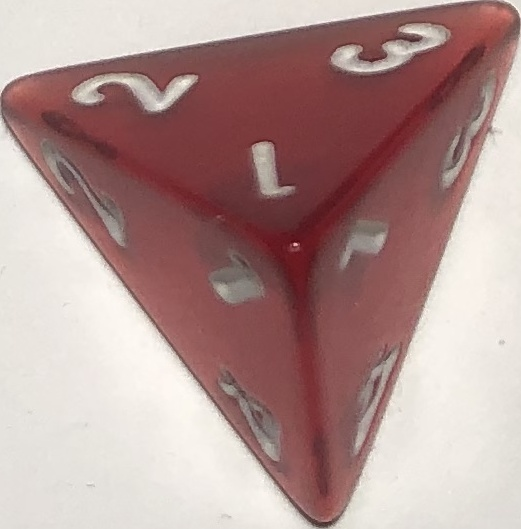
#> input picture gen/die1.jpg, 521 x 529 px, given in place of dice-set-roll.avi, which was not available
$ python recognize-die-number_test.py   (older library calls are emulated)
#> lines starting #> are read from the running program, lines starting #| are printed output that depends on the picture; after the words box and inside, x2 and y2 are one past the last pixel; in counts of white or black regions, pixels touching at a corner belong together; pictures that were not available may be replaced by others from this repository, and a replacement may not be noted
import cv2
import numpy as np
from sklearn import cluster

THRESHOLD = 75


# Set up blob detector
params = cv2.SimpleBlobDetector_Params()

params.filterByInertia
params.minInertiaRatio = 0.6

detector = cv2.SimpleBlobDetector_create(params)

# [64 lines left out: functions get_blobs, get_dice_from_blobs, overlay_info, not called in this run]


def find_bounds(frame):
    contours, hierarchy = cv2.findContours(frame, cv2.RETR_TREE, cv2.CHAIN_APPROX_SIMPLE)

    dice_rects = 0

    for contour in contours:
        rect = cv2.minAreaRect(contour)
        (x, y), (w, h), angle = rect

        # if w != 0 and h != 0:
        #     aspect = abs(w/h)
        #     if aspect < 1:
        box = cv2.boxPoints(rect)
        box = np.int0(box)
        frame = cv2.drawContours(frame, [box], 0, (0, 0, 255), 2)

    return frame, dice_rects


def extract_dice(frame):
    pass


def get_die_number(die):
    pass


# Initialize video feed
TEST_VIDS = [
    '../images/dice-set-roll.avi',
    '../images/dice-set-roll-1.avi',
    '../images/dice-set-roll-2.avi',
    '../images/dice-set-roll-3.avi',
    '../images/dice-set-roll-4.avi',
]

TEST_PICS = [
    '../images/dice-set-top.jpg',
    '../images/dice-set-top-flash.jpg',
    '../images/dice-set-bottom.jpg',
    '../images/dice-set-bottom-flash.jpg',
]


cap = cv2.VideoCapture(TEST_VIDS[0])
THRESHOLD = 100
while True:
    # Grab the latest image from video feed
    ret, frame = cap.read()
#> frame is the input picture: shape (529, 521, 3); mean B, G, R 146.6, 149.5, 178.6


    if not ret:
        THRESHOLD = int(input('Threshold: '))
        cap.set(cv2.CAP_PROP_POS_FRAMES, 0)
        ret, frame = cap.read()

    frame_blurred = cv2.medianBlur(frame, 3)
    frame_gray = cv2.cvtColor(frame_blurred, cv2.COLOR_BGR2GRAY)
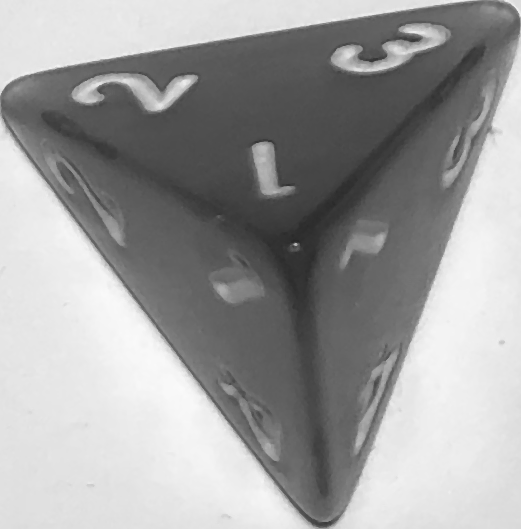
#> frame_gray: shape (529, 521); min 38, max 250, mean 157.9

    ret, frame_thresh = cv2.threshold(frame_gray, THRESHOLD, 255, cv2.THRESH_BINARY)
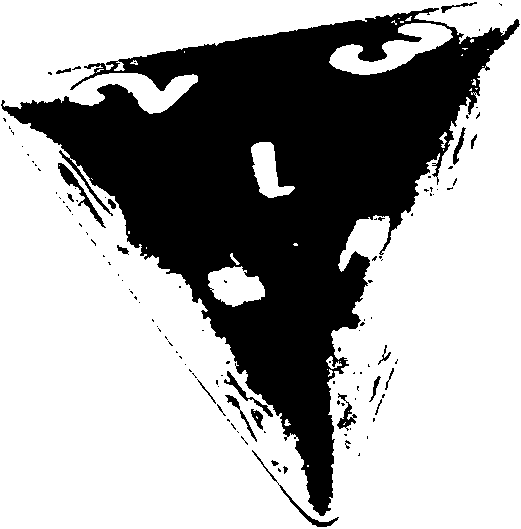
#> frame_thresh: shape (529, 521); 65.2% white; 119 black regions (96 under 20 px), largest, box (x1, y1, x2, y2) and area: (1, 8, 520, 516) 92884, (58, 163, 106, 228) 466, (252, 450, 339, 527) 339
#> ret = 100
    frame_edges = cv2.Canny(frame_thresh, 80, 230)
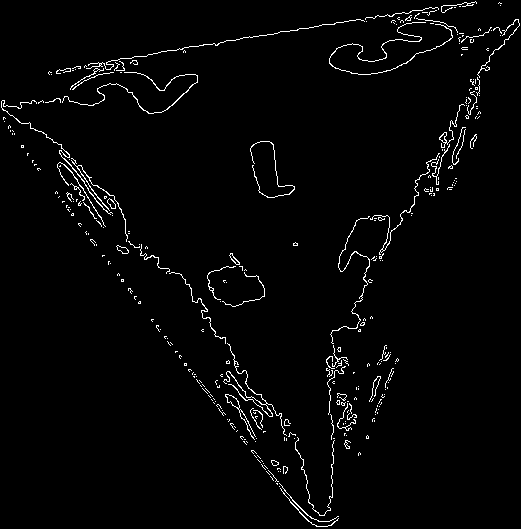
#> frame_edges: shape (529, 521); 2.3% white in thin lines or dots
    frame_bounds, num_dice = find_bounds(frame_thresh)
#> in find_bounds, `contours, hierarchy = cv2.findContours(frame, cv2.RETR_TREE, cv2.CHAIN..`: contours = 198 contours, 157 with area under 20; largest, box (x1, y1, x2, y2) and area: (0, 0, 521, 529) 274560, (0, 7, 521, 517) 99956, (329, 23, 453, 75) 2608, (208, 266, 265, 307) 1518, (251, 142, 295, 198) 1193
#> the loop in find_bounds, `for contour in contours:` made 198 passes
#> (x, y, w, h, angle, box) on passes 2, 3, 5: (304.1, 509, 20.44, 68.96, -61.11, [[329, 534], [269, 501], [278, 483], [339, 516]]), (278, 483.5, 2.12, 2.12, -45, [[278, 485], [276, 483], [278, 482], [279, 483]]), (278.8, 469.8, 2.83, 4.95, -45, [[279, 472], [276, 469], [278, 467], [281, 470]])
#> pass 1, in find_bounds, `frame = cv2.drawContours(frame, [box], 0, (0, 0, 255), 2)`:
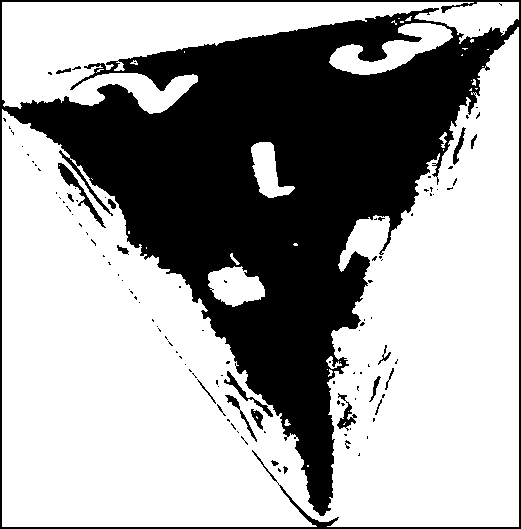
#> frame: shape (529, 521); 63.7% white; 117 black regions (96 under 20 px), largest, box (x1, y1, x2, y2) and area: (0, 0, 521, 529) 97505, (58, 163, 106, 228) 466, (224, 371, 273, 417) 282
#> pass 2, in find_bounds, `frame = cv2.drawContours(frame, [box], 0, (0, 0, 255), 2)`:
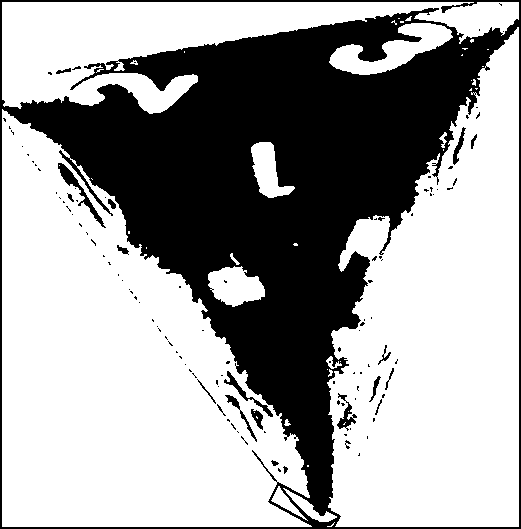
#> frame: shape (529, 521); 63.6% white; 117 black regions (96 under 20 px), largest, box (x1, y1, x2, y2) and area: (0, 0, 521, 529) 97833, (58, 163, 106, 228) 466, (224, 371, 273, 417) 282
#> after the loop in find_bounds, `for contour in contours:`:
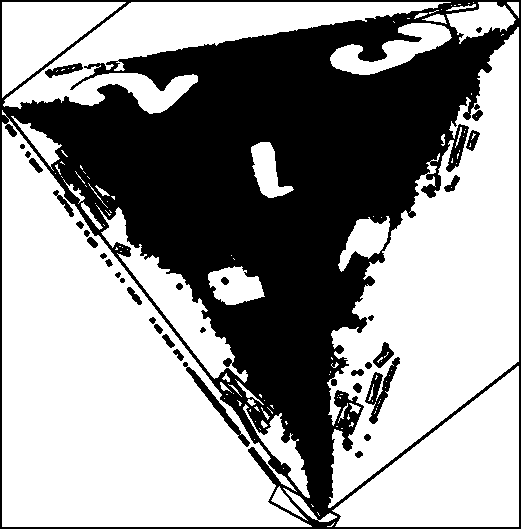
#> frame: shape (529, 521); 59.7% white; 34 black regions, largest, box (x1, y1, x2, y2) and area: (0, 0, 521, 529) 107642, (365, 357, 400, 424) 723, (183, 362, 250, 447) 636
#> num_dice = 0

    cv2.imshow('frame', frame_bounds)
    # print(num_dice)

    # # Define these later
    # blobs = get_blobs(frame)
    # dice-set = get_dice_from_blobs(blobs)
    # out_frame = overlay_info(frame, dice-set, blobs)
    #
    # cv2.imshow('frame', frame_bounds)


    #
    res = cv2.waitKey(1)
#> (key q is pressed here)
    #
    # # Stop if user presses 'q'
    if res & 0xFF == ord('q'): break


# Clean up when everything is finished
cap.release()
cv2.destroyAllWindows()

$ run again, on gen/die2.jpg
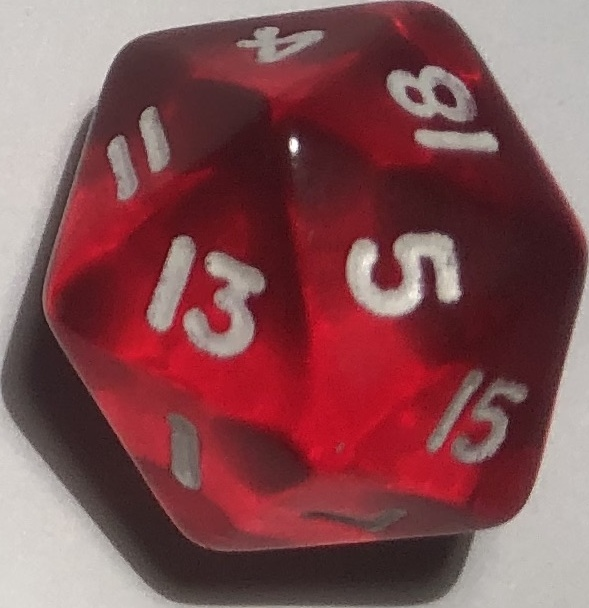
#> input picture gen/die2.jpg, 589 x 608 px, given in place of dice-set-roll.avi, which was not available
#> frame is the input picture: shape (608, 589, 3); mean B, G, R 84.4, 80.9, 131.8
#> `ret, frame_thresh = cv2.threshold(frame_gray, THRESHOLD, 255, cv2.THRE..`:
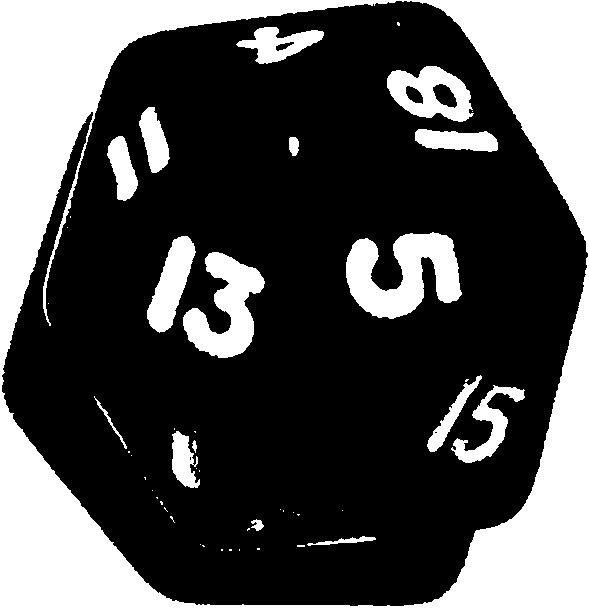
#> frame_thresh: shape (608, 589); 30.8% white; 48 white regions (31 under 20 px), largest, box (x1, y1, x2, y2) and area: (0, 0, 589, 608) 84860, (346, 232, 462, 319) 6051, (183, 252, 265, 358) 4401
#> ret = 100
#> frame_edges: shape (608, 589); 1.7% white in thin lines or dots
#> contours = 54 contours, 33 with area under 20; largest, box (x1, y1, x2, y2) and area: (0, 0, 589, 608) 356916, (1, 0, 589, 607) 274366, (346, 232, 462, 319) 5808, (183, 252, 265, 358) 4212, (387, 66, 474, 122) 3231
#> the loop in find_bounds, `for contour in contours:` made 54 passes
#> (x, y, w, h, angle, box) on passes 2, 9, 10, 11, 12: (299.3, 301.6, 642.3, 546, -76.2, [[487, 678], [-42, 548], [110, -75], [641, 54]]), (200, 544, 0, 0, -90, [[200, 544], [200, 544], [200, 544], [200, 544]]), (341, 540.7, 68.26, 5.4, -5.44, [[307, 546], [306, 541], [374, 534], [375, 540]]), (247.9, 528.8, 2.68, 1.34, -26.57, [[247, 530], [246, 528], [248, 527], [249, 528]]), (256.3, 524.6, 11.63, 11.18, -26.57, [[253, 532], [248, 522], [259, 517], [264, 527]])
#> after the loop in find_bounds, `for contour in contours:`:
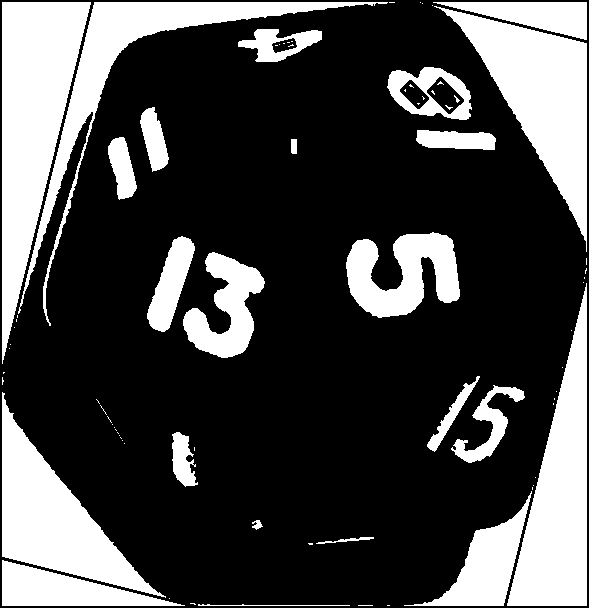
#> frame: shape (608, 589); 28% white; 77 white regions (54 under 20 px), largest, box (x1, y1, x2, y2) and area: (2, 2, 91, 364) 16218, (434, 6, 587, 252) 13269, (507, 283, 587, 606) 13038
#> num_dice = 0

$ run again, on gen/die4.jpg
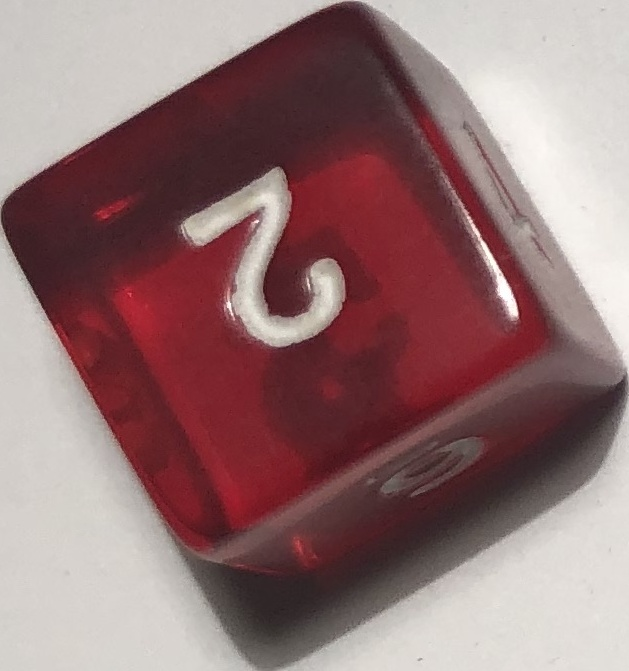
#> input picture gen/die4.jpg, 629 x 671 px, given in place of dice-set-roll.avi, which was not available
#> frame is the input picture: shape (671, 629, 3); mean B, G, R 117, 116.4, 147.6
#> `ret, frame_thresh = cv2.threshold(frame_gray, THRESHOLD, 255, cv2.THRE..`:
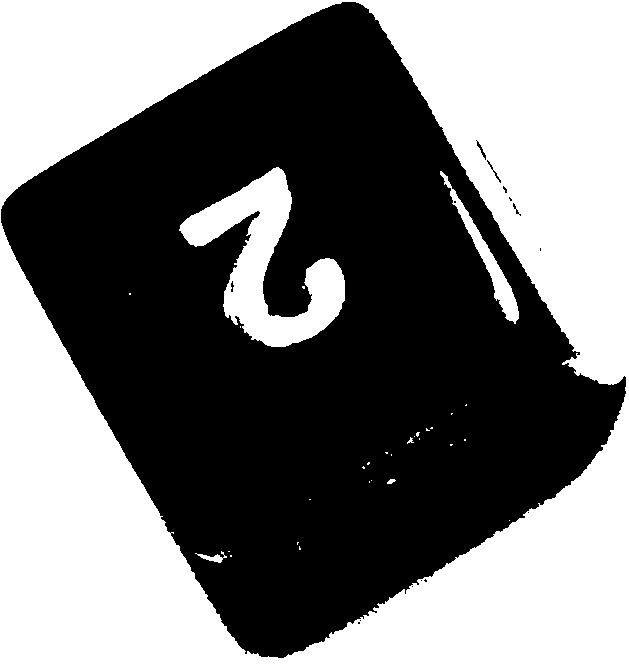
#> frame_thresh: shape (671, 629); 47.4% white; 30 white regions (24 under 20 px), largest, box (x1, y1, x2, y2) and area: (0, 0, 629, 671) 186440, (179, 167, 345, 347) 11444, (440, 171, 519, 324) 1732, (195, 551, 227, 563) 137, (387, 479, 396, 484) 30, (407, 437, 414, 444) 21
#> ret = 100
#> frame_edges: shape (671, 629); 0.9% white in thin lines or dots
#> contours = 49 contours, 38 with area under 20; largest, box (x1, y1, x2, y2) and area: (0, 0, 629, 671) 420760, (0, 1, 627, 659) 236394, (179, 167, 345, 347) 11076, (440, 171, 519, 324) 1574, (195, 551, 227, 563) 98
#> the loop in find_bounds, `for contour in contours:` made 49 passes
#> (x, y, w, h, angle, box) on passes 2, 6, 8, 9, 10: (358.5, 622.5, 2.83, 2.83, -45, [[358, 624], [356, 622], [358, 620], [360, 622]]), (425.3, 580.2, 2.83, 3.54, -45, [[425, 582], [423, 580], [425, 578], [427, 580]]), (540, 249, 2.83, 2.83, -45, [[540, 251], [538, 249], [540, 247], [542, 249]]), (519.8, 214.3, 2.12, 2.83, -45, [[520, 216], [518, 214], [519, 212], [521, 214]]), (516.5, 211.5, 4.24, 5.66, -45, [[517, 215], [513, 211], [516, 208], [520, 212]])
#> after the loop in find_bounds, `for contour in contours:`:
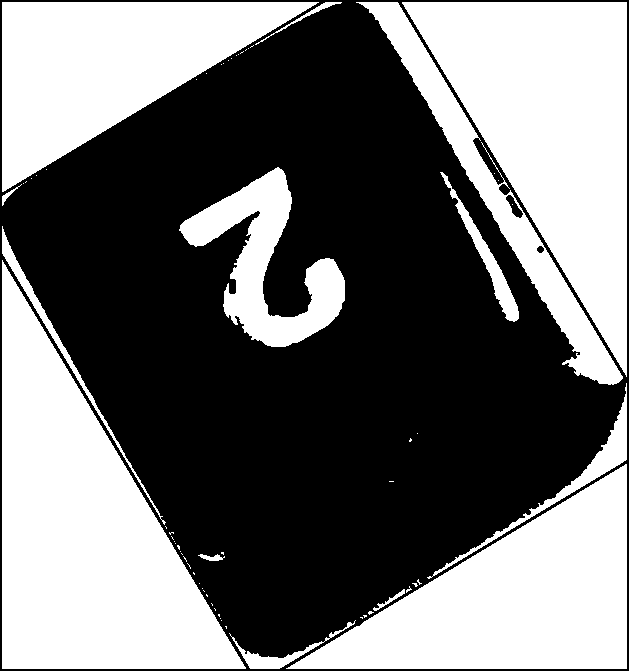
#> frame: shape (671, 629); 44.7% white; 65 white regions (51 under 20 px), largest, box (x1, y1, x2, y2) and area: (2, 260, 246, 669) 50035, (402, 2, 627, 377) 42316, (286, 464, 627, 669) 35082
#> num_dice = 0
